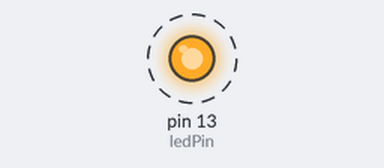
The sketch below on a simulated Arduino Uno, built with avr-gcc and run on an emulated ATmega328P. Parts: output pins drawn as LEDs (lit = HIGH). Dashed ring = blinking.

Above: at 0.5 s.
Timing chart, 0 to 4.6 s (numbered marks = the images above):
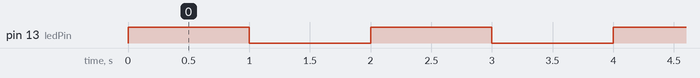

Measured:
- by itself, pin 13 (ledPin): alternates HIGH for 1.0 s and LOW for 1.0 s

The sketch:

10-zdravo-svete.ino
```cpp
/*
  Arduino UNO ima ugrađenu sijaličicu na pin 13. Konstanta LED_BUILTIN označava taj pin.
  Ako dodajemo LED, duža noga je pozitivna, kraća je uzemljenje.

  http://www.arduino.cc/en/Tutorial/Blink
*/

const int ledPin = 13; // LED_BUILTIN = 13
int interval = 1000;

void setup() {
  pinMode(ledPin, OUTPUT);
}

void loop() {
  digitalWrite(ledPin, HIGH);   // povećava voltažu
  delay(interval);              // čeka sekund
  digitalWrite(ledPin, LOW);    // smanjuje voltažu
  delay(interval);              // čeka sekund
}
```
